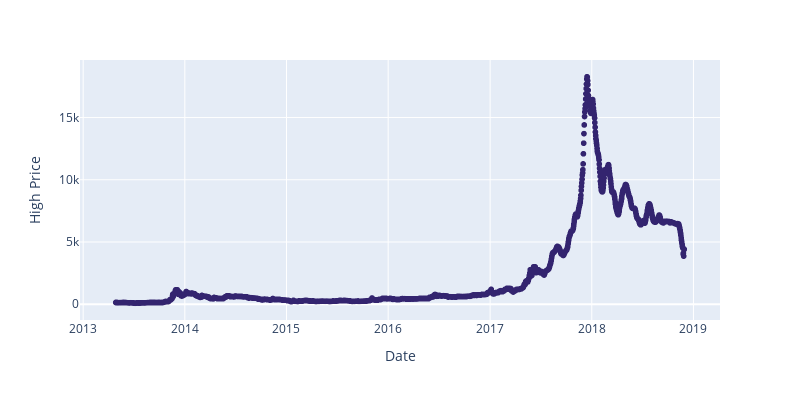

The code cell stored with this chart in its notebook:
### Code cell
fig = px.scatter(bhigh2, x = bhigh2.index, y = bhigh2['high'],
                  height = 400, width = 800,color_discrete_sequence=['#33246f'])
fig.update_layout(xaxis_title = 'Date', yaxis_title='High Price')

fig.show()

### Figure 1 — Plotly figure (JSON) as saved in the notebook; plotly's stock layout.template omitted (floating-point values rounded to 4 significant figures; data arrays with more than 128 entries replaced by an {"elided": "..."} marker saying what was removed)
{"data": [{"hovertemplate": "date=%{x}<br>high=%{y}<extra></extra>", "legendgroup": "", "marker": {"color": "#33246f", "symbol": "circle"}, "mode": "markers", "name": "", "showlegend": false, "type": "scattergl", "x": {"elided": "2042 str values"}, "xaxis": "x", "y": {"elided": "2042 float values"}, "yaxis": "y"}], "layout": {"height": 400, "legend": {"tracegroupgap": 0}, "margin": {"t": 60}, "width": 800, "xaxis": {"anchor": "y", "domain": [0, 1], "title": {"text": "Date"}}, "yaxis": {"anchor": "x", "domain": [0, 1], "title": {"text": "High Price"}}}}
